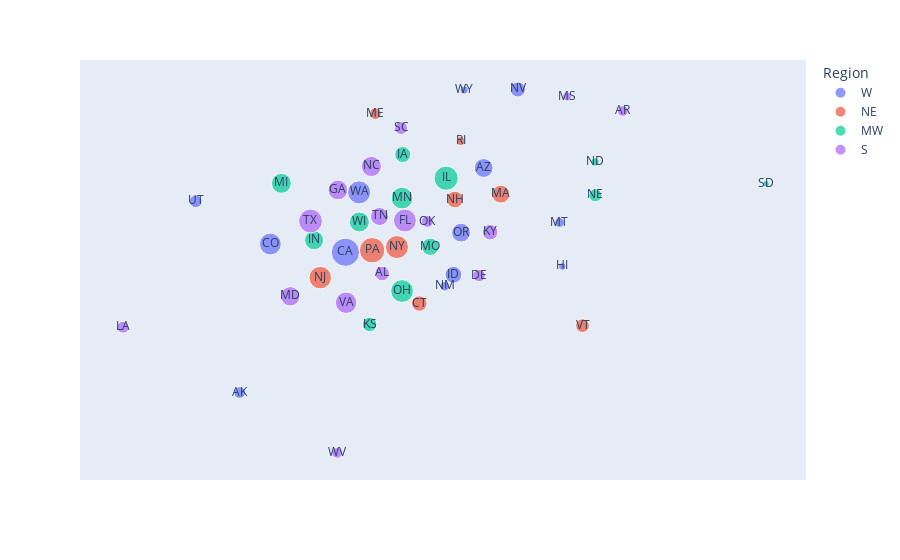

The code cell stored with this chart in its notebook:
### Code cell
scatter_df['size']=size
scatter_df['x']=xs
scatter_df['y']=ys
scatter_df['Region']=regs
scatter_df['Region'] = scatter_df["Region"].apply(lambda x: region_to_full_region.get(x))
scatter_df['#reviews'] = (scatter_df['size']/5)**2	
scatter_df['#reviews'] = scatter_df['#reviews'].astype(int)
scatter_df['label'] = list(map(lambda x: us_state_to_abbrev[x], states))
scatter_df['full_name'] = states

fig_rb = px.scatter(scatter_df, x="x", y="y", color="Region",
                 size='size', hover_data=['full_name', '#reviews'], text="label")
fig_rb.update_xaxes(visible=False, showticklabels=False)
fig_rb.update_yaxes(visible=False, showticklabels=False)
fig_rb.show()

### Figure 1 — Plotly figure (JSON) as saved in the notebook; plotly's stock layout.template omitted (floating-point values rounded to 4 significant figures)
{"data": [{"customdata": [["California", 45871], ["Washington", 20091], ["Colorado", 16318], ["Arizona", 9088], ["Oregon", 8843], ["Idaho", 5793], ["Nevada", 3726], ["Utah", 1859], ["Alaska", 1353], ["Montana", 643], ["New Mexico", 636], ["Wyoming", 322], ["Hawaii", 253]], "hovertemplate": "Region=W<br>x=%{x}<br>y=%{y}<br>size=%{marker.size}<br>label=%{text}<br>full_name=%{customdata[0]}<br>#reviews=%{customdata[1]}<extra></extra>", "legendgroup": "W", "marker": {"color": "#636efa", "size": [1071.0, 708.7, 638.7, 476.7, 470.2, 380.6, 305.2, 215.6, 183.9, 126.8, 126.1, 89.72, 79.53], "sizemode": "area", "sizeref": 2.677, "symbol": "circle"}, "mode": "markers+text", "name": "W", "orientation": "v", "showlegend": true, "text": ["CA", "WA", "CO", "AZ", "OR", "ID", "NV", "UT", "AK", "MT", "NM", "WY", "HI"], "type": "scatter", "x": [174580, 184570, 119850, 275370, 258840, 253300, 300290, 65437, 97435, 330640, 246900.0, 261100.0, 332660], "xaxis": "x", "y": [166820, 215500.0, 173520, 235340, 182750, 148550, 299200, 208240, 52770.0, 190990, 139190, 298710, 155270], "yaxis": "y"}, {"customdata": [["Pennsylvania", 30056], ["New York", 20051], ["New Jersey", 18444], ["Massachusetts", 7457], ["New Hampshire", 5554], ["Connecticut", 4084], ["Vermont", 2548], ["Maine", 1355], ["Rhode Island", 473]], "hovertemplate": "Region=NE<br>x=%{x}<br>y=%{y}<br>size=%{marker.size}<br>label=%{text}<br>full_name=%{customdata[0]}<br>#reviews=%{customdata[1]}<extra></extra>", "legendgroup": "NE", "marker": {"color": "#EF553B", "size": [866.8, 708.0, 679.0, 431.8, 372.7, 319.6, 252.4, 184.1, 108.9], "sizemode": "area", "sizeref": 2.677, "symbol": "circle"}, "mode": "markers+text", "name": "NE", "orientation": "v", "showlegend": true, "text": ["PA", "NY", "NJ", "MA", "NH", "CT", "VT", "ME", "RI"], "type": "scatter", "x": [194040, 212150, 156230, 287860, 254400.0, 228400.0, 347410, 196340, 258560], "xaxis": "x", "y": [168460, 171040, 146180, 214100, 209700.0, 125100.0, 107180, 279530, 257200.0], "yaxis": "y"}, {"customdata": [["Illinois", 24693], ["Ohio", 19225], ["Minnesota", 16056], ["Michigan", 11389], ["Wisconsin", 11376], ["Indiana", 9396], ["Missouri", 6471], ["Iowa", 4785], ["Kansas", 3156], ["Nebraska", 1994], ["North Dakota", 348], ["South Dakota", 141]], "hovertemplate": "Region=MW<br>x=%{x}<br>y=%{y}<br>size=%{marker.size}<br>label=%{text}<br>full_name=%{customdata[0]}<br>#reviews=%{customdata[1]}<extra></extra>", "legendgroup": "MW", "marker": {"color": "#00cc96", "size": [785.7, 693.3, 633.6, 533.6, 533.3, 484.7, 402.2, 345.9, 280.9, 223.3, 93.27, 59.37], "sizemode": "area", "sizeref": 2.677, "symbol": "circle"}, "mode": "markers+text", "name": "MW", "orientation": "v", "showlegend": true, "text": ["IL", "OH", "MN", "MI", "WI", "IN", "MO", "IA", "KS", "NE", "ND", "SD"], "type": "scatter", "x": [248010, 215850, 215850, 127900.0, 184750, 151720, 236460, 216350, 192230, 356770, 356520, 481170], "xaxis": "x", "y": [227000.0, 135330, 210900.0, 222850, 191480, 176620, 171300, 246300.0, 108100, 213110, 240250, 222550], "yaxis": "y"}, {"customdata": [["Texas", 23035], ["Florida", 19955], ["Virginia", 15216], ["North Carolina", 11814], ["Georgia", 10839], ["Maryland", 10063], ["Tennessee", 7601], ["Kentucky", 4177], ["Alabama", 3236], ["South Carolina", 2033], ["Delaware", 1712], ["Louisiana", 1501], ["Oklahoma", 1398], ["West Virginia", 987], ["Arkansas", 947], ["Mississippi", 436]], "hovertemplate": "Region=S<br>x=%{x}<br>y=%{y}<br>size=%{marker.size}<br>label=%{text}<br>full_name=%{customdata[0]}<br>#reviews=%{customdata[1]}<extra></extra>", "legendgroup": "S", "marker": {"color": "#ab63fa", "size": [758.9, 706.3, 616.8, 543.5, 520.6, 501.6, 435.9, 323.1, 284.4, 225.4, 206.9, 193.8, 187.0, 157.1, 153.9, 104.4], "sizemode": "area", "sizeref": 2.677, "symbol": "circle"}, "mode": "markers+text", "name": "S", "orientation": "v", "showlegend": true, "text": ["TX", "FL", "VA", "NC", "GA", "MD", "TN", "KY", "AL", "SC", "DE", "LA", "OK", "WV", "AR", "MS"], "type": "scatter", "x": [149100, 217940, 175070, 193500, 169100, 134350, 199450, 280070, 201320, 215150, 271980, 12445, 234310, 168470, 376800, 336170], "xaxis": "x", "y": [192260, 192650, 125800, 236600.0, 217500.0, 131030, 195930, 183130, 149580, 267890, 147940, 105900.0, 191840, 3677.0, 281690, 293450], "yaxis": "y"}], "layout": {"legend": {"itemsizing": "constant", "title": {"text": "Region"}, "tracegroupgap": 0}, "margin": {"t": 60}, "xaxis": {"anchor": "y", "domain": [0, 1], "showticklabels": false, "title": {"text": "x"}, "visible": false}, "yaxis": {"anchor": "x", "domain": [0, 1], "showticklabels": false, "title": {"text": "y"}, "visible": false}}}
